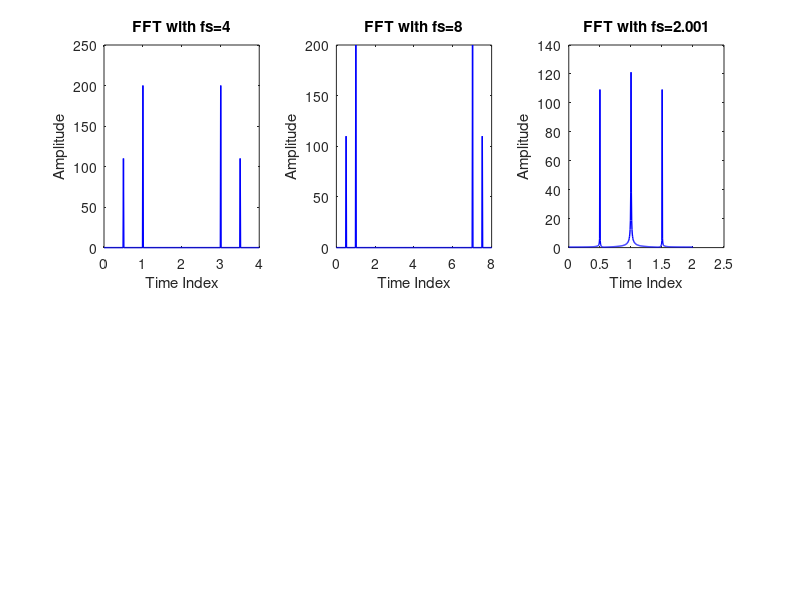

This figure's MATLAB source:
    clear all; close all; clc;
    N = 400;                                % Length of data
    N1 = 100/5; 
    T = [2 10 5.5]; 
    Np = [2*N1 10*N1 5.5*N1]; 
    Fs = [4 8 2.001]; % Tần số lấy mẫu (giả sử là 40 Hz để trục tần số chạy đến 40 Hz)

    figure; % Create a single figure for all subplots

    for i = 1:length(Fs)
        t=(0:(N-1))/Fs(i);
        f= linspace(0,Fs(i),N);
        f0=1;f1=0.5;
        x0= sin(2*pi*f0*t)+0.55*sin(2*pi*f1*t);
        y=fft(x0);
        subplot(2, 3, i); % Create subplots in a 2x3 grid
        plot(f, abs(y), 'blue', 'LineWidth', 1, 'MarkerFaceColor', 'b'); 
        xlabel('Time Index');
        ylabel('Amplitude');
        title(['FFT with fs=',num2str(Fs(i))]);

    end
